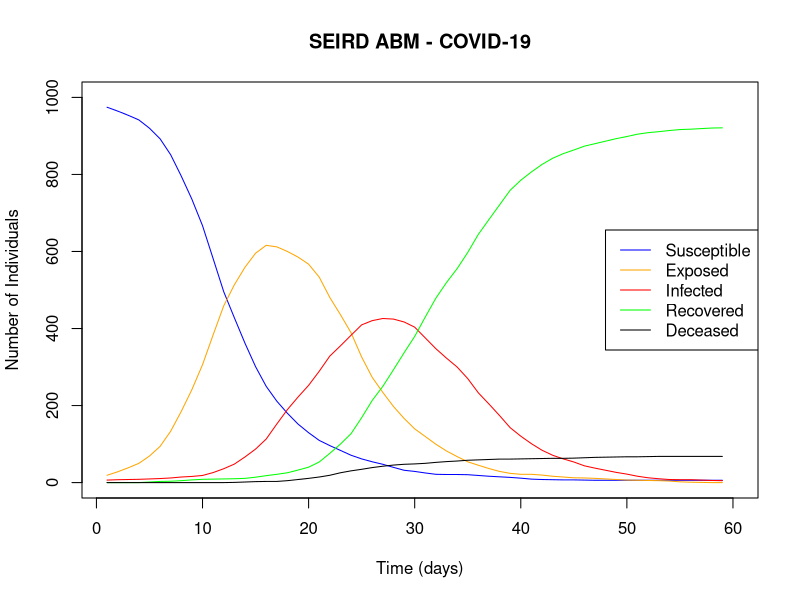

Reproduce this figure in R.
# ABM_v4 implements the model capability for social distancing


# look at changing maxmix to contact rate
# -------------------------------- Functions -----------------------------------
# population size, initial_exposed, initial_infected, vaccine, social distancing
AgentGen1 <- function(nPop, E0, I0, vaccine = NA, social_distancing = NA){
  # Create a population of susceptible agents
  Agent1 <- data.frame(AgentNo = 1:nPop,
                       State = 'S',
                       Mixing = runif(nPop,0,1),
                       TimeE = 0,
                       TimeI = 0,
                       Vaccination = 0,
                       Social_Distancing = 0,
                       stringsAsFactors = FALSE)
  # Initializing exposed and infected agents
  Agent1$State[1:E0] <- "E"
  # Agents can be in exposed state for 14 days (+1 so that rbinom doesn't
  # return 0), randomly assigning exposure time
  Agent1$TimeE[1:E0] <- rbinom(E0, 13, 0.5) + 1
  Agent1$State[(E0+1):(E0 + I0)] <- "I"
  # Agents can be in infected state for 10 days (+1 so that rbinom doesn't
  # return 0) (infectious period) randomly assigning infectious time
  Agent1$TimeI[(E0+1):(E0 + I0)] <- rbinom(I0, 9, 0.5) + 1
  # Randomly assign vaccination/social distancing status based on the specified
  # prevalence
  num_vaccinated <- round(nPop * vaccine$prevalence)
  Agent1$Vaccination[sample(1:nPop, num_vaccinated)] <- 1
  num_social_distancing <- round(nPop * social_distancing$prevalence)
  Agent1$Social_Distancing[sample(1:nPop, num_social_distancing)] <- 1
  return(Agent1)
}

# Function of agents, model parameters, and simulation time
ABM1 <- function(Agent1, par1, nTime1, vaccine = NA, social_distancing = NA) {
  nPop <- nrow(Agent1)
  # Initializing output df, all states start at 0
  output <- data.frame(S = rep(0, nTime1),
                       E = rep(0, nTime1),
                       I = rep(0, nTime1),
                       R = rep(0, nTime1),
                       D = rep(0, nTime1))
  # The model cycles through every day of the simulation
  for(k in 1:nTime1){
    # Move agents through time
    StateS1 <- (1:nPop)[Agent1$State == "S"]
    StateSE1 <- (1:nPop)[Agent1$State == "S" | Agent1$State == "E"]

    # Cycling through each susceptible agent
    for(i in StateS1) {
      # Here, the higher number of exposed/infected individuals there are, the
      # more likely a susceptible agent is to come in contact and become exposed
      # Determine if they like to meet others
      Mix1 <- Agent1$Mixing[i]
      # How many agents will they meet (Each will meet up to MaxMix other agents
      # per day)
      Meet1 <- round(Mix1*par1$MaxMix,0) + 1
      # Grab the agents they will meet: sampling susceptible or exposed
      # individuals of size meet1, using mixing probability
      # Replace = TRUE means they could meet the same agent over and over
      Meet2 <- sample(StateSE1, Meet1, replace = TRUE,
                      prob = Agent1$Mixing[StateSE1])

      # Cycling through the agents each susceptible person will meet
      for(j in 1:length(Meet2)) {
        # Grab who they will meet
        Meet1a <- Agent1[Meet2[j], ]
        if(Meet1a$State == "E"){
          Urand1 <- runif(1,0,1)
          # Apply social distancing if the agent practices it
          if (Agent1$Social_Distancing[i] == 1) {
            if (Urand1 < par1$S2E - social_distancing$S2E_reduction) {
              Agent1$State[i] <- "E"
            }
          } else {
              # If not practicing social distancing, apply regular exposure
              if (Urand1 < par1$S2E) {
                Agent1$State[i] <- "E"
              }
          }
        }
      }
    }
    # Grab agents who have been exposed and add a day to their exposure time
    StateE1 <- (1:nPop)[Agent1$State == "E"]
    Agent1$TimeE[StateE1] = Agent1$TimeE[StateE1] + 1
    # If exposure time is greater than 14, move to recovered
    StateE2 <- (1:nPop)[Agent1$State == "E" & Agent1$TimeE > 14]
    Agent1$State[StateE2] <- "R"
    # Grab agents who could possibly become sick
    # Incubation days: the time it takes for an infection to develop after an
    # agent has been exposed
    StateE3 <- (1:nPop)[Agent1$State == "E" &
                         Agent1$TimeE > par1$incubation_period]
    for(i in StateE3){
      # Randomly assign whether they get sick or not based on vaccination status
      Urand1 <- runif(1,0,1)
      if (Agent1$Vaccination[i] == 1) {
          if (Urand1 < par1$E2I - vaccine$E2I_reduction) {
            Agent1$State[i] <- "I"
          }
      } else {
          if (Urand1 < par1$E2I) {
            Agent1$State[i] <- "I"
          }
      }
    }

    # Update how long the agents have been sick
    StateI1 <- (1:nPop)[Agent1$State == "I"]
    Agent1$TimeI[StateI1] = Agent1$TimeI[StateI1] + 1
    StateI2 <- (1:nPop)[Agent1$State == "I" & Agent1$TimeI > 14]
    Agent1$State[StateI2] <- "R"
    # Grab agents who have been infected for 10 days or less to see if they die
    StateI3 <- (1:nPop)[Agent1$State == "I" &
                         Agent1$TimeI < par1$infectious_period + 1]
    Agent1$State[StateI3] <- ifelse(
      runif(length(StateI3),0,1) > par1$I2D, "I", "D")

    output$S[k] <- length(Agent1$State[Agent1$State == "S"])
    output$E[k] <- length(Agent1$State[Agent1$State == "E"])
    output$I[k] <- length(Agent1$State[Agent1$State == "I"])
    output$R[k] <- length(Agent1$State[Agent1$State == "R"])
    output$D[k] <- length(Agent1$State[Agent1$State == "D"])
  }
  return(output)
}

# Define a function to calculate moving average
library(zoo)
smooth_lines <- function(data, window_size = 5) {
  for (col in names(data)) {
    data[[col]] <- rollmean(data[[col]], k = window_size, align = "center",
                            fill = NA)
  }
  return(data)
}

# --------------------------- Building/Running Model ---------------------------

# Model Parameters
set.seed(123)
par1 <- data.frame(MaxMix = 7,  # Maximum number each agent can meet in a day
                   S2E = 0.10,  # prob_exposure
                   E2I = 0.15,  # prob_infection
                   I2D = 0.01,  # death_rate
                   incubation_period = 6, # Time between when an agent is
                                          # exposed to potentially becoming an
                                          # infectious agent
                   infectious_period = 9) # Time which an agent is infectious

vaccine_tool <- data.frame(E2I_reduction = 0.05,
                           prevalence = 0.5)
social_distancing_tool <- data.frame(S2E_reduction = 0.05,
                           prevalence = 0.5)

# Running the Model
Agent1 <- AgentGen1(nPop = 1000, E0 = 10, I0 = 5, vaccine = vaccine_tool,
                    social_distancing = social_distancing_tool)
model <- ABM1(Agent1, par1, nTime1 = 60, vaccine = vaccine_tool,
              social_distancing = social_distancing_tool)

# --------------------------------- Plotting -----------------------------------

# Plotting
# Smooth the columns using a moving average with a window size of 2
smoothed_output <- smooth_lines(model, window_size = 2)
plot(smoothed_output$S, type = "l", col = "blue",
     xlab = "Time (days)",
     ylab = "Number of Individuals", main = "SEIRD ABM - COVID-19",
     ylim = c(0, 1000))
lines(smoothed_output$E, col = "orange")
lines(smoothed_output$I, col = "red")
lines(smoothed_output$R, col = "green")
lines(smoothed_output$D, col = "black")

# Add legend
legend("right", legend = c("Susceptible", "Exposed", "Infected", "Recovered",
                              "Deceased"), col = c("blue", "orange", "red",
                                                   "green", "black"), lty = 1)


model
